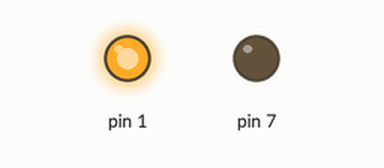
A sketch run on a simulated Arduino Uno, built with avr-gcc and run on an emulated ATmega328P. Shown: output pins drawn as LEDs (lit = HIGH).

Above: at 1.0 s.
At 3.0 s:
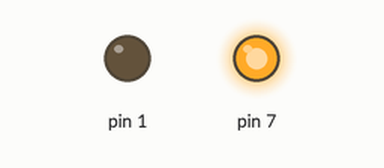
Timing chart, 0 to 5.2 s (numbered marks = the images above):
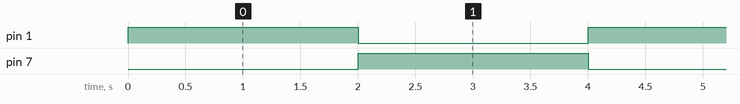

Measured:
- by itself, pin 1, pin 7: alternates HIGH for 2.0 s and LOW for 2.0 s

The sketch:

_2LED.ino
```cpp
void setup(){
  pinMode(1, OUTPUT);
  pinMode(7, OUTPUT);
}

void loop(){
  digitalWrite(1, HIGH);
  digitalWrite(7, LOW);
  delay(2000);
  digitalWrite(1,LOW);
  digitalWrite(7,HIGH);
  delay(2000);
}
```
